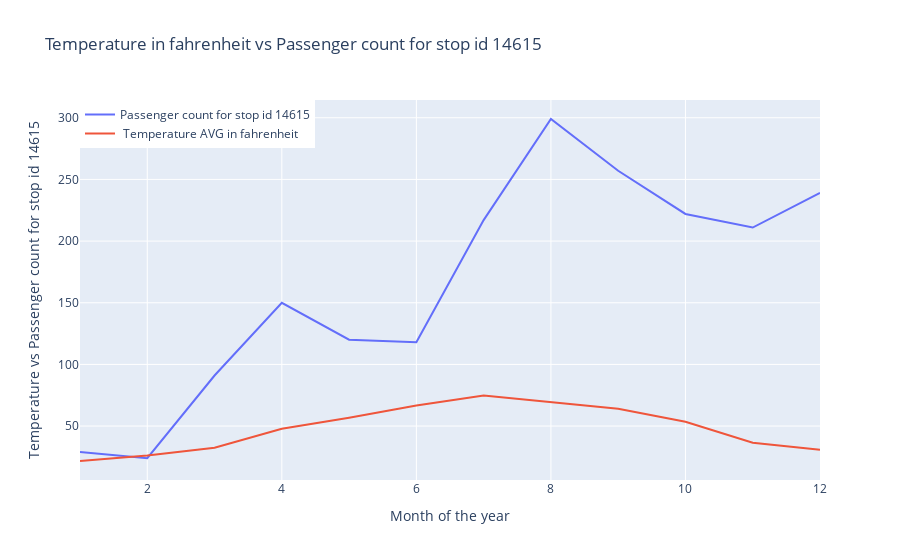

Write notebook code for a chart like this one.
### Code cell
fig=go.Figure()
fig.add_trace(go.Scatter(x=df1.index, y=df_particular_14615_passengers_monthly_1["PASSENGERS_ON"],
                    mode='lines',
                    name='Passenger count for stop id 14615'))
fig.add_trace(go.Scatter(x=df1.index, y=df1,mode='lines',
                    name=' Temperature AVG in fahrenheit'))
fig.update_layout(title=" Temperature in fahrenheit vs Passenger count for stop id 14615",
                 xaxis_title="Month of the year",yaxis_title=" Temperature vs Passenger count for stop id 14615",legend=dict(x=0,y=1,traceorder="normal"))

fig.show()

### Figure 1 — Plotly figure (JSON) as saved in the notebook; plotly's stock layout.template omitted (floating-point values rounded to 4 significant figures)
{"data": [{"mode": "lines", "name": "Passenger count for stop id 14615", "type": "scatter", "x": [1, 2, 3, 4, 5, 6, 7, 8, 9, 10, 11, 12], "y": [29, 24, 91, 150, 120, 118, 217, 299, 257, 222, 211, 239]}, {"mode": "lines", "name": " Temperature AVG in fahrenheit", "type": "scatter", "x": [1, 2, 3, 4, 5, 6, 7, 8, 9, 10, 11, 12], "y": [21.68, 26.07, 32.48, 47.87, 56.84, 66.63, 74.74, 69.55, 64.03, 53.45, 36.47, 30.71]}], "layout": {"legend": {"traceorder": "normal", "x": 0, "y": 1}, "title": {"text": " Temperature in fahrenheit vs Passenger count for stop id 14615"}, "xaxis": {"title": {"text": "Month of the year"}}, "yaxis": {"title": {"text": " Temperature vs Passenger count for stop id 14615"}}}}
